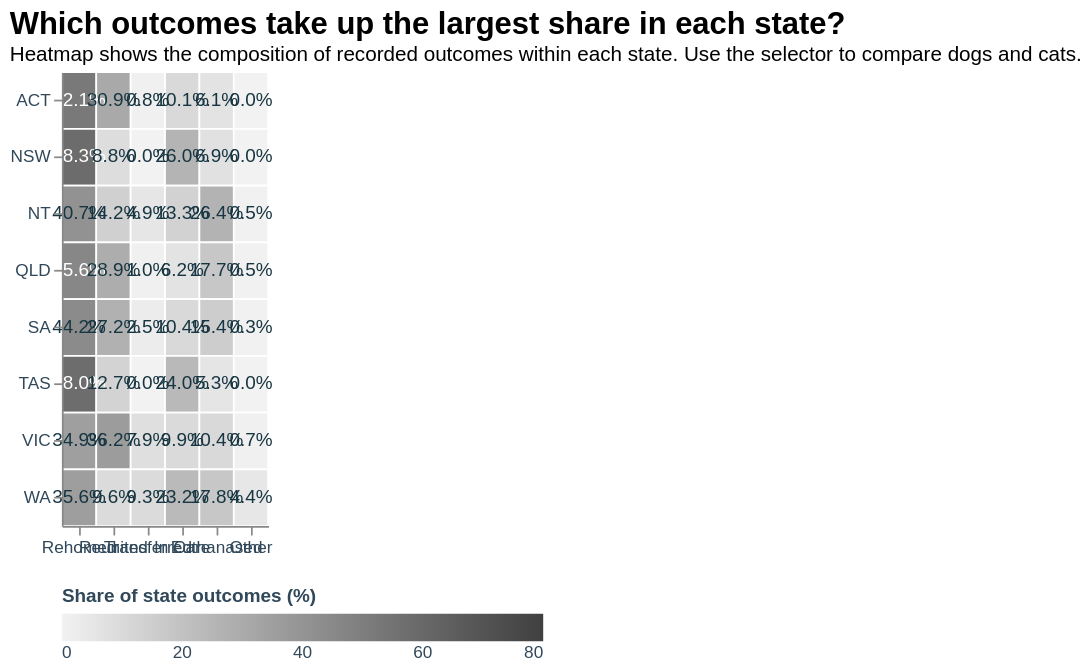

Source (Vega-Lite JSON):
### Vega-Lite specification from a JSON file in a GitHub repository (floating-point values rounded to 4 significant figures)
{"$schema": "https://vega.github.io/schema/vega-lite/v5.json", "width": "container", "height": 390, "data": {"values": [{"state": "ACT", "species": "Dog", "outcome_group": "Rehomed", "count": 310, "share_pct": 52.1, "share_label": "52.1%"}, {"state": "ACT", "species": "Dog", "outcome_group": "Reunited", "count": 184, "share_pct": 30.9, "share_label": "30.9%"}, {"state": "ACT", "species": "Dog", "outcome_group": "Transferred", "count": 5, "share_pct": 0.8, "share_label": "0.8%"}, {"state": "ACT", "species": "Dog", "outcome_group": "In Care", "count": 60, "share_pct": 10.1, "share_label": "10.1%"}, {"state": "ACT", "species": "Dog", "outcome_group": "Euthanased", "count": 36, "share_pct": 6.1, "share_label": "6.1%"}, {"state": "ACT", "species": "Dog", "outcome_group": "Other", "count": 0, "share_pct": 0.0, "share_label": "0.0%"}, {"state": "ACT", "species": "Cat", "outcome_group": "Rehomed", "count": 1433, "share_pct": 74.1, "share_label": "74.1%"}, {"state": "ACT", "species": "Cat", "outcome_group": "Reunited", "count": 153, "share_pct": 7.9, "share_label": "7.9%"}, {"state": "ACT", "species": "Cat", "outcome_group": "Transferred", "count": 2, "share_pct": 0.1, "share_label": "0.1%"}, {"state": "ACT", "species": "Cat", "outcome_group": "In Care", "count": 171, "share_pct": 8.8, "share_label": "8.8%"}, {"state": "ACT", "species": "Cat", "outcome_group": "Euthanased", "count": 151, "share_pct": 7.8, "share_label": "7.8%"}, {"state": "ACT", "species": "Cat", "outcome_group": "Other", "count": 25, "share_pct": 1.3, "share_label": "1.3%"}, {"state": "NSW", "species": "Dog", "outcome_group": "Rehomed", "count": 119, "share_pct": 58.3, "share_label": "58.3%"}, {"state": "NSW", "species": "Dog", "outcome_group": "Reunited", "count": 18, "share_pct": 8.8, "share_label": "8.8%"}, {"state": "NSW", "species": "Dog", "outcome_group": "Transferred", "count": 0, "share_pct": 0.0, "share_label": "0.0%"}, {"state": "NSW", "species": "Dog", "outcome_group": "In Care", "count": 53, "share_pct": 26.0, "share_label": "26.0%"}, {"state": "NSW", "species": "Dog", "outcome_group": "Euthanased", "count": 14, "share_pct": 6.9, "share_label": "6.9%"}, {"state": "NSW", "species": "Dog", "outcome_group": "Other", "count": 0, "share_pct": 0.0, "share_label": "0.0%"}, {"state": "NSW", "species": "Cat", "outcome_group": "Rehomed", "count": 186, "share_pct": 71.8, "share_label": "71.8%"}, {"state": "NSW", "species": "Cat", "outcome_group": "Reunited", "count": 1, "share_pct": 0.4, "share_label": "0.4%"}, {"state": "NSW", "species": "Cat", "outcome_group": "Transferred", "count": 2, "share_pct": 0.8, "share_label": "0.8%"}, {"state": "NSW", "species": "Cat", "outcome_group": "In Care", "count": 58, "share_pct": 22.4, "share_label": "22.4%"}, {"state": "NSW", "species": "Cat", "outcome_group": "Euthanased", "count": 9, "share_pct": 3.5, "share_label": "3.5%"}, {"state": "NSW", "species": "Cat", "outcome_group": "Other", "count": 3, "share_pct": 1.2, "share_label": "1.2%"}, {"state": "NT", "species": "Dog", "outcome_group": "Rehomed", "count": 1350, "share_pct": 40.7, "share_label": "40.7%"}, {"state": "NT", "species": "Dog", "outcome_group": "Reunited", "count": 472, "share_pct": 14.2, "share_label": "14.2%"}, {"state": "NT", "species": "Dog", "outcome_group": "Transferred", "count": 162, "share_pct": 4.9, "share_label": "4.9%"}, {"state": "NT", "species": "Dog", "outcome_group": "In Care", "count": 442, "share_pct": 13.3, "share_label": "13.3%"}, {"state": "NT", "species": "Dog", "outcome_group": "Euthanased", "count": 878, "share_pct": 26.4, "share_label": "26.4%"}, {"state": "NT", "species": "Dog", "outcome_group": "Other", "count": 16, "share_pct": 0.5, "share_label": "0.5%"}, {"state": "NT", "species": "Cat", "outcome_group": "Rehomed", "count": 3863, "share_pct": 58.3, "share_label": "58.3%"}, {"state": "NT", "species": "Cat", "outcome_group": "Reunited", "count": 238, "share_pct": 3.6, "share_label": "3.6%"}, {"state": "NT", "species": "Cat", "outcome_group": "Transferred", "count": 40, "share_pct": 0.6, "share_label": "0.6%"}, {"state": "NT", "species": "Cat", "outcome_group": "In Care", "count": 607, "share_pct": 9.2, "share_label": "9.2%"}, {"state": "NT", "species": "Cat", "outcome_group": "Euthanased", "count": 1768, "share_pct": 26.7, "share_label": "26.7%"}, {"state": "NT", "species": "Cat", "outcome_group": "Other", "count": 105, "share_pct": 1.6, "share_label": "1.6%"}, {"state": "QLD", "species": "Dog", "outcome_group": "Rehomed", "count": 2922, "share_pct": 45.6, "share_label": "45.6%"}, {"state": "QLD", "species": "Dog", "outcome_group": "Reunited", "count": 1851, "share_pct": 28.9, "share_label": "28.9%"}, {"state": "QLD", "species": "Dog", "outcome_group": "Transferred", "count": 63, "share_pct": 1.0, "share_label": "1.0%"}, {"state": "QLD", "species": "Dog", "outcome_group": "In Care", "count": 397, "share_pct": 6.2, "share_label": "6.2%"}, {"state": "QLD", "species": "Dog", "outcome_group": "Euthanased", "count": 1133, "share_pct": 17.7, "share_label": "17.7%"}, {"state": "QLD", "species": "Dog", "outcome_group": "Other", "count": 35, "share_pct": 0.5, "share_label": "0.5%"}, {"state": "QLD", "species": "Cat", "outcome_group": "Rehomed", "count": 4992, "share_pct": 62.3, "share_label": "62.3%"}, {"state": "QLD", "species": "Cat", "outcome_group": "Reunited", "count": 542, "share_pct": 6.8, "share_label": "6.8%"}, {"state": "QLD", "species": "Cat", "outcome_group": "Transferred", "count": 87, "share_pct": 1.1, "share_label": "1.1%"}, {"state": "QLD", "species": "Cat", "outcome_group": "In Care", "count": 543, "share_pct": 6.8, "share_label": "6.8%"}, {"state": "QLD", "species": "Cat", "outcome_group": "Euthanased", "count": 1772, "share_pct": 22.1, "share_label": "22.1%"}, {"state": "QLD", "species": "Cat", "outcome_group": "Other", "count": 83, "share_pct": 1.0, "share_label": "1.0%"}, {"state": "SA", "species": "Dog", "outcome_group": "Rehomed", "count": 867, "share_pct": 44.2, "share_label": "44.2%"}, {"state": "SA", "species": "Dog", "outcome_group": "Reunited", "count": 534, "share_pct": 27.2, "share_label": "27.2%"}, {"state": "SA", "species": "Dog", "outcome_group": "Transferred", "count": 49, "share_pct": 2.5, "share_label": "2.5%"}, {"state": "SA", "species": "Dog", "outcome_group": "In Care", "count": 204, "share_pct": 10.4, "share_label": "10.4%"}, {"state": "SA", "species": "Dog", "outcome_group": "Euthanased", "count": 303, "share_pct": 15.4, "share_label": "15.4%"}, {"state": "SA", "species": "Dog", "outcome_group": "Other", "count": 6, "share_pct": 0.3, "share_label": "0.3%"}, {"state": "SA", "species": "Cat", "outcome_group": "Rehomed", "count": 2191, "share_pct": 65.3, "share_label": "65.3%"}, {"state": "SA", "species": "Cat", "outcome_group": "Reunited", "count": 168, "share_pct": 5.0, "share_label": "5.0%"}, {"state": "SA", "species": "Cat", "outcome_group": "Transferred", "count": 58, "share_pct": 1.7, "share_label": "1.7%"}, {"state": "SA", "species": "Cat", "outcome_group": "In Care", "count": 251, "share_pct": 7.5, "share_label": "7.5%"}, {"state": "SA", "species": "Cat", "outcome_group": "Euthanased", "count": 663, "share_pct": 19.8, "share_label": "19.8%"}, {"state": "SA", "species": "Cat", "outcome_group": "Other", "count": 24, "share_pct": 0.7, "share_label": "0.7%"}, {"state": "TAS", "species": "Dog", "outcome_group": "Rehomed", "count": 220, "share_pct": 58.0, "share_label": "58.0%"}, {"state": "TAS", "species": "Dog", "outcome_group": "Reunited", "count": 48, "share_pct": 12.7, "share_label": "12.7%"}, {"state": "TAS", "species": "Dog", "outcome_group": "Transferred", "count": 0, "share_pct": 0.0, "share_label": "0.0%"}, {"state": "TAS", "species": "Dog", "outcome_group": "In Care", "count": 91, "share_pct": 24.0, "share_label": "24.0%"}, {"state": "TAS", "species": "Dog", "outcome_group": "Euthanased", "count": 20, "share_pct": 5.3, "share_label": "5.3%"}, {"state": "TAS", "species": "Dog", "outcome_group": "Other", "count": 0, "share_pct": 0.0, "share_label": "0.0%"}, {"state": "TAS", "species": "Cat", "outcome_group": "Rehomed", "count": 488, "share_pct": 69.7, "share_label": "69.7%"}, {"state": "TAS", "species": "Cat", "outcome_group": "Reunited", "count": 22, "share_pct": 3.1, "share_label": "3.1%"}, {"state": "TAS", "species": "Cat", "outcome_group": "Transferred", "count": 0, "share_pct": 0.0, "share_label": "0.0%"}, {"state": "TAS", "species": "Cat", "outcome_group": "In Care", "count": 73, "share_pct": 10.4, "share_label": "10.4%"}, {"state": "TAS", "species": "Cat", "outcome_group": "Euthanased", "count": 109, "share_pct": 15.6, "share_label": "15.6%"}, {"state": "TAS", "species": "Cat", "outcome_group": "Other", "count": 8, "share_pct": 1.1, "share_label": "1.1%"}, {"state": "VIC", "species": "Dog", "outcome_group": "Rehomed", "count": 704, "share_pct": 34.9, "share_label": "34.9%"}, {"state": "VIC", "species": "Dog", "outcome_group": "Reunited", "count": 729, "share_pct": 36.2, "share_label": "36.2%"}, {"state": "VIC", "species": "Dog", "outcome_group": "Transferred", "count": 159, "share_pct": 7.9, "share_label": "7.9%"}, {"state": "VIC", "species": "Dog", "outcome_group": "In Care", "count": 199, "share_pct": 9.9, "share_label": "9.9%"}, {"state": "VIC", "species": "Dog", "outcome_group": "Euthanased", "count": 210, "share_pct": 10.4, "share_label": "10.4%"}, {"state": "VIC", "species": "Dog", "outcome_group": "Other", "count": 14, "share_pct": 0.7, "share_label": "0.7%"}, {"state": "VIC", "species": "Cat", "outcome_group": "Rehomed", "count": 2688, "share_pct": 70.2, "share_label": "70.2%"}, {"state": "VIC", "species": "Cat", "outcome_group": "Reunited", "count": 196, "share_pct": 5.1, "share_label": "5.1%"}, {"state": "VIC", "species": "Cat", "outcome_group": "Transferred", "count": 81, "share_pct": 2.1, "share_label": "2.1%"}, {"state": "VIC", "species": "Cat", "outcome_group": "In Care", "count": 344, "share_pct": 9.0, "share_label": "9.0%"}, {"state": "VIC", "species": "Cat", "outcome_group": "Euthanased", "count": 471, "share_pct": 12.3, "share_label": "12.3%"}, {"state": "VIC", "species": "Cat", "outcome_group": "Other", "count": 50, "share_pct": 1.3, "share_label": "1.3%"}, {"state": "WA", "species": "Dog", "outcome_group": "Rehomed", "count": 347, "share_pct": 35.6, "share_label": "35.6%"}, {"state": "WA", "species": "Dog", "outcome_group": "Reunited", "count": 94, "share_pct": 9.6, "share_label": "9.6%"}, {"state": "WA", "species": "Dog", "outcome_group": "Transferred", "count": 91, "share_pct": 9.3, "share_label": "9.3%"}, {"state": "WA", "species": "Dog", "outcome_group": "In Care", "count": 226, "share_pct": 23.2, "share_label": "23.2%"}, {"state": "WA", "species": "Dog", "outcome_group": "Euthanased", "count": 174, "share_pct": 17.8, "share_label": "17.8%"}, {"state": "WA", "species": "Dog", "outcome_group": "Other", "count": 43, "share_pct": 4.4, "share_label": "4.4%"}, {"state": "WA", "species": "Cat", "outcome_group": "Rehomed", "count": 604, "share_pct": 65.7, "share_label": "65.7%"}, {"state": "WA", "species": "Cat", "outcome_group": "Reunited", "count": 40, "share_pct": 4.3, "share_label": "4.3%"}, {"state": "WA", "species": "Cat", "outcome_group": "Transferred", "count": 28, "share_pct": 3.0, "share_label": "3.0%"}, {"state": "WA", "species": "Cat", "outcome_group": "In Care", "count": 81, "share_pct": 8.8, "share_label": "8.8%"}, {"state": "WA", "species": "Cat", "outcome_group": "Euthanased", "count": 146, "share_pct": 15.9, "share_label": "15.9%"}, {"state": "WA", "species": "Cat", "outcome_group": "Other", "count": 21, "share_pct": 2.3, "share_label": "2.3%"}]}, "params": [{"name": "speciesFilter", "value": "Dog", "bind": {"input": "select", "options": ["Dog", "Cat"], "labels": ["Dogs", "Cats"], "name": "Species: "}}], "transform": [{"filter": "datum.species == speciesFilter"}, {"calculate": "datum.share_pct >= 35 ? 'white' : '#173042'", "as": "labelColor"}], "title": {"text": "Which outcomes take up the largest share in each state?", "subtitle": "Heatmap shows the composition of recorded outcomes within each state. Use the selector to compare dogs and cats.", "anchor": "start", "font": "Helvetica, Arial, sans-serif", "subtitleFont": "Helvetica, Arial, sans-serif", "fontSize": 18, "subtitleFontSize": 12}, "layer": [{"mark": {"type": "rect", "stroke": "white", "strokeWidth": 1}, "encoding": {"color": {"field": "share_pct", "type": "quantitative", "title": "Share of state outcomes (%)", "scale": {"domain": [0, 80], "range": ["#F2F2F2", "#404040"]}, "legend": {"orient": "bottom", "gradientLength": 280, "format": ".0f"}}, "tooltip": [{"field": "state", "type": "nominal", "title": "State"}, {"field": "species", "type": "nominal", "title": "Species"}, {"field": "outcome_group", "type": "nominal", "title": "Outcome"}, {"field": "count", "type": "quantitative", "title": "Count", "format": ","}, {"field": "share_pct", "type": "quantitative", "title": "Share", "format": ".1f"}]}}, {"mark": {"type": "text", "font": "Helvetica, Arial, sans-serif", "fontSize": 11, "baseline": "middle"}, "encoding": {"text": {"field": "share_label", "type": "nominal"}, "color": {"condition": {"test": "datum.share_pct >= 45", "value": "#ffffff"}, "value": "#173642"}}}], "config": {"font": "Helvetica, Arial, sans-serif", "view": {"stroke": null}, "axis": {"labelFont": "Helvetica, Arial, sans-serif", "titleFont": "Helvetica, Arial, sans-serif", "labelColor": "#30485a", "titleColor": "#30485a", "gridColor": "#d6dfde"}, "legend": {"labelFont": "Helvetica, Arial, sans-serif", "titleFont": "Helvetica, Arial, sans-serif", "labelColor": "#30485a", "titleColor": "#30485a"}, "title": {"font": "Helvetica, Arial, sans-serif", "subtitleFont": "Helvetica, Arial, sans-serif"}}, "autosize": {"type": "fit-x", "contains": "padding", "resize": true}, "encoding": {"x": {"field": "outcome_group", "type": "ordinal", "sort": ["Rehomed", "Reunited", "Transferred", "In Care", "Euthanased", "Other"], "title": null, "axis": {"labelAngle": 0, "labelLimit": 120}}, "y": {"field": "state", "type": "ordinal", "sort": ["ACT", "NSW", "NT", "QLD", "SA", "TAS", "VIC", "WA"], "title": null}}, "resolve": {"scale": {"color": "independent"}}}
